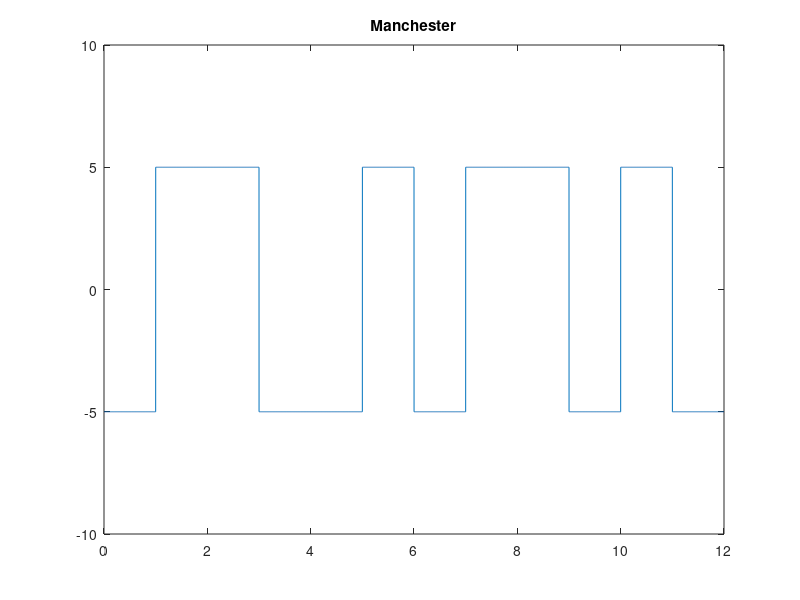

Write MATLAB code to recreate this figure.
clear;

bits = [0,1,0,0,1,1];

prompt = 'What is the voltage? ';
voltage = input(prompt);
bit_rate=0.5;
sign = -1;


tmp = voltage;
in = 1;
voltage = sign*voltage;

for i = 1:length(bits)
    if(bits(i)==0)
        y_level(in) = voltage;
        y_level(in+1) = -voltage;
    else
        y_level(in) = -voltage;
        y_level(in+1) = voltage;
    end
    in = in + 2;
end

frequency = 1000;
voltage=tmp;
bit_rate = bit_rate*2;
Time=length(bits)*2/bit_rate;
dt = 1/frequency;
time = 0:dt:Time;

x = 1;
for i = 1:length(time)
    result(i)= y_level(x);
    if time(i)*bit_rate>=x
        x= x+1;
    end
end


plot(time,result);
axis([0 Time -voltage*2 voltage*2]);


% demodulation
i=1;
in=1;
st=1;
tmp=1*sign;

for j=1:length(time)
    dm = result(j)/voltage;
    if time(j)*bit_rate>=i
        
        if mod(in,2)==1
            if dm ==tmp
                ans_bits(st)=0;
            else
                ans_bits(st)=1;
            end
            st = st + 1;
        end
        
        i = i + 1;
        in = in + 1;
    end
end

title('Manchester');
disp(bits);
disp('Demodulation : ');
disp(ans_bits);
